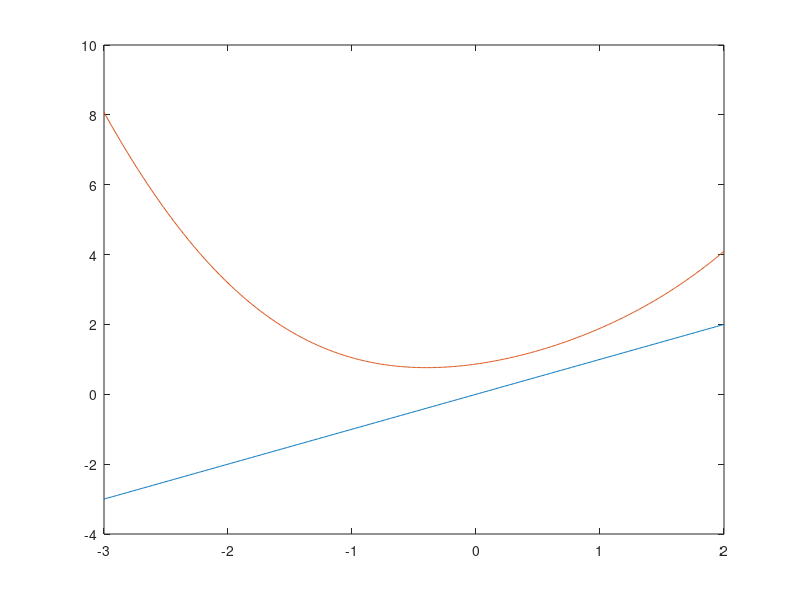

Reproduce this figure in MATLAB.
x = -3:0.01:2; 
y1 = x;
y2 = x.^5 - 7*x.^3 - 2*x.^2 + 2;
y3 = sin(cos(x));
y4 = x.^2 .*sin(x+pi/3);
y5 = x.^2 + sin(x+pi/3);
y6 = 300*(1-((1+x).^240)./(1-(1+x)))-500000;
y7 = 4 * x.^3 - 2 * x -8;
y8 = x.^2;
y9 = x.^2- 10*x + (sin(x-cos(x))).^2 + 0.8*sin(x-cos(x)) + 25.16;
y10 = x-(1/3)* x.^3 -1/3;
y11 = sin(2 .* (x-cos(x))) .* (1+sin(x))+ 0.8 .* cos(x-cos(x)) .* (1+sin(x))+ 2 * x -10;
% [c,err,yc]=mybitset(@f,-3,-2,1e-12)
% fprintf("Fixed point is %.12f\n",c);
% [p0,err,k,y] = newton(@f,@df,5,1e-10,1e-10,500);
% fprintf("Fixed point is %.12f\n",p0);

plot(x,y1,x,y5)
% yy = p0.^2;
%fprintf("yy is %.10f\n",yy);
% text(-1.683305586709,-1.683305586709,'*','color','g');
% text(0,0,'*','color','g');
% text(0.519160746361,0.519160746361,'*','color','b');
% text(-2.547543965590,-2.547543965590,'*','color','r');
% text( 4,1,'o','color','g');
% text(c,yc,'o','color','b');